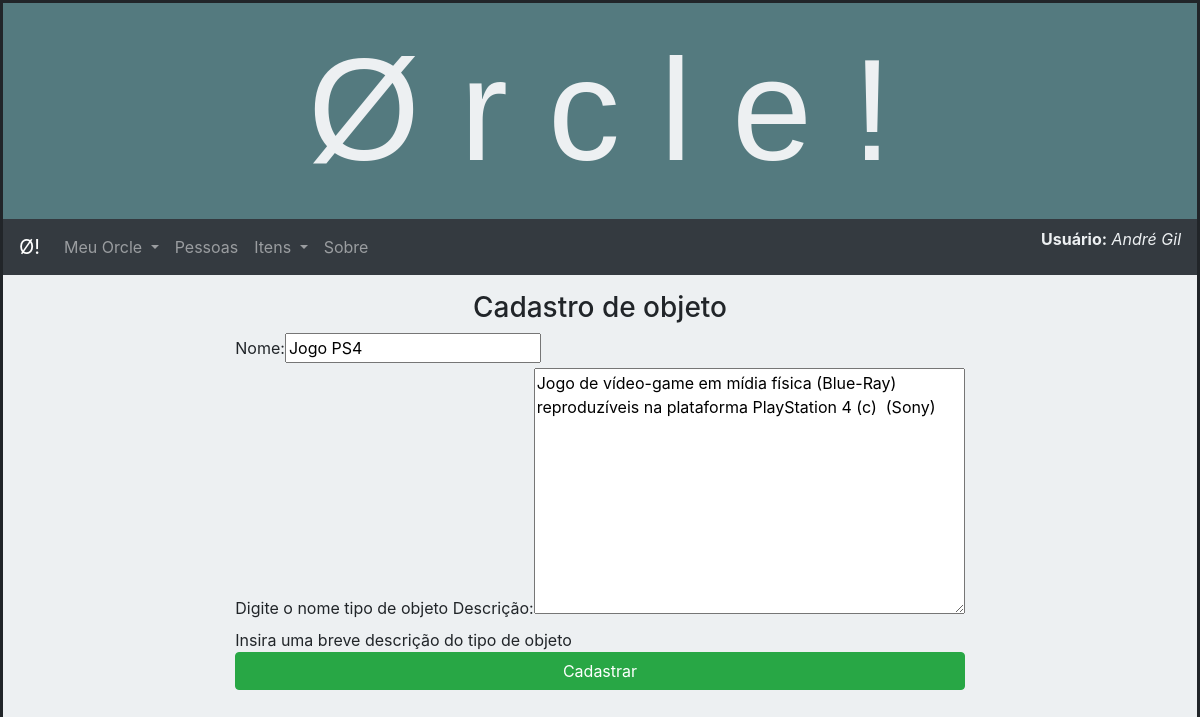
The app's page /borrows/tipoitem/4/update/ (signed in) with its own data.
### borrows/models.py (models this page shows, shortened)
class TipoItem(models.Model):
    nome = models.CharField(max_length=200, help_text='Digite o nome tipo de objeto')
    descricao = models.TextField("Descrição",max_length=1000, help_text='Insira uma breve descrição do tipo de objeto')

### borrows/views.py (the view)
# urls.py: path('tipoitem/<int:pk>/update/', views.TipoItemUpdate.as_view(), name='tipoitem_update'),
class TipoItemUpdate(LoginRequiredMixin,UpdateView):
    model = TipoItem
    fields = '__all__'
    success_url = reverse_lazy('itens')

### borrows/templates/borrows/tipoitem_form.html (shortened to what this page needs)
{% extends "base_generic.html" %}
{% load bootstrap %}
{% block menu %}
  {% include "menu-bootstrap.html" %}
{% endblock %}
{% block content %}
<div class="container">
  <div class="container" style="text-align:center;">
      <h3>Cadastro de objeto</h3>
  </div>
  <div class='row justify-content-center'>
    <form action="" method="post" enctype="multipart/form-data">
    {{ form|bootstrap }}
    <input type="submit" value="Cadastrar" class='btn btn-success btn-block'>
  </form>
  </div>
</div>
{% endblock %}

### borrows/templates/menu-bootstrap.html (shortened to what this page needs)
<nav class="navbar navbar-expand-lg navbar-dark bg-dark">
    <a class="navbar-brand" href="{% url 'index' %}">&#216!</a>
    <div class="collapse navbar-collapse" id="conteudoNavbarSuportado">
        <ul class="navbar-nav mr-auto">
        <li class="nav-item dropdown">
            <a class="nav-link dropdown-toggle" id="navbarDropdown" role="button" data-toggle="dropdown" aria-haspopup="true" aria-expanded="false">
            Meu Orcle
            </a>
        </li>
        <li class="nav-item">
             <a class="nav-link" href="/borrows/pessoas">Pessoas</a>
        </li>
        <li class="nav-item dropdown">
                <a class="nav-link dropdown-toggle" id="navbarDropdown" role="button" data-toggle="dropdown" aria-haspopup="true" aria-expanded="false">
                Itens
                </a>
            </li>
        <li class="nav-item">
            <a class="nav-link" href="/borrows/sobre">Sobre</a>
        </li>
        </ul>
        <div class="float-right">
            <p style="color:#edf0f2;"> <strong>Usuário:</strong> <i>{{ user.get_full_name }}</p></i>
        </div>
    </div>
</nav>

### borrows/static/css/estilo.css (style rules this page uses)
ul { list-style: none; }

### records on screen
TipoItem: nome "Jogo PS4", descricao "Jogo de vídeo-game em mídia física (Blue-Ray) reproduzíveis na plataforma PlayStation 4 (c) (Sony)"

### other values on screen
{{ user.get_full_name }} "André Gil"
